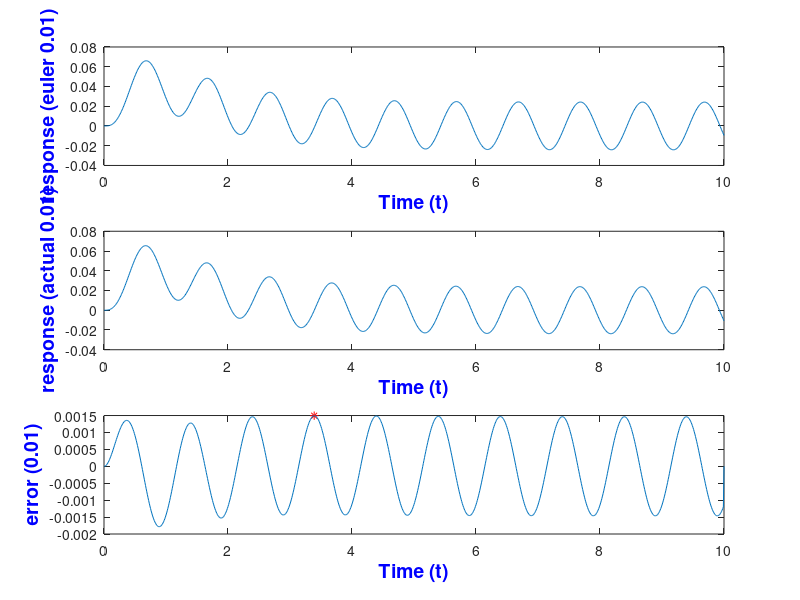

Reproduce this figure in MATLAB.
clear all;close all; clc
dt1=0.01
t=0:dt1:10;

u=ones(1,length(t));
y=zeros(1,length(t));
yy=zeros(1,length(t));
yyy=zeros(1,length(t));
diff=zeros(1,length(t));
for i=1:(length(t)-1)
        yyy(i) = sin(2*pi*t(i)) - 3*yy(i) - 2*y(i); % INPUT of sin 2pi 
         %yyy(i) = 1 - 3*yy(i) - 2*y(i); % INPUT of unit step 
        yy(i+1) = yyy(i)*dt1 + yy(i);
        y(i+1) = yy(i)*dt1 + y(i);
end

hold on
subplot(3,1,1);
plot(t,y);
xlabel('Time (t)', 'Fontsize',14,'FontWeight','bold', 'Color','b')
ylabel('response (euler 0.01)', 'FontSize', 14, 'FontWeight','bold', 'Color', 'b')



%y_a = 0.5 + 0.5 * exp(-2*t) - exp(-1*t)
 y_a = (2*pi*exp(-1*t))/ ((4*pi*pi)+1) - (pi*exp(-2*t))/ ((2*pi*pi)+2) - (3*pi*cos(2*pi*t) - sin(2*pi*t) + 2 *pi*pi*sin(2*pi*t))/( (pi*pi +1)*(8*pi*pi+2));
subplot(3,1,2);
plot(t,y_a);


xlabel('Time (t)', 'Fontsize',14,'FontWeight','bold', 'Color','b')
ylabel('response (actual 0.01)', 'FontSize', 14, 'FontWeight','bold', 'Color', 'b')


for i=1:(length(t)-1)
        diff(i)=y_a(i) - y(i);
end

subplot(3,1,3);
d_max=max(diff)
c=find(diff==d_max);
Peak_time=t(c)
plot(t(c), d_max, 'r*')
hold on
plot(t, diff)




xlabel('Time (t)', 'Fontsize',14,'FontWeight','bold', 'Color','b')
ylabel('error (0.01)', 'FontSize', 14, 'FontWeight','bold', 'Color', 'b')

